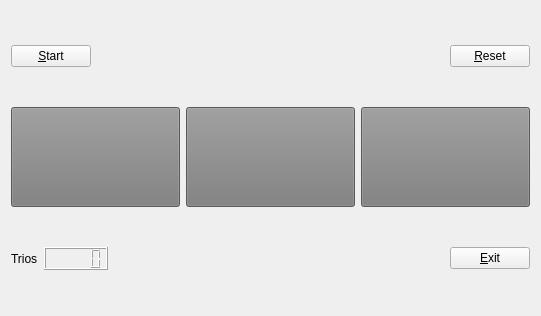
<?xml version="1.0" encoding="UTF-8"?>
<ui version="4.0">
 <class>MyForm</class>
 <widget class="QWidget" name="MyForm">
  <property name="geometry">
   <rect>
    <x>0</x>
    <y>0</y>
    <width>541</width>
    <height>316</height>
   </rect>
  </property>
  <property name="windowTitle">
   <string>Atzar</string>
  </property>
  <layout class="QVBoxLayout" name="verticalLayout">
   <item>
    <layout class="QHBoxLayout" name="horizontalLayout_4">
     <item>
      <widget class="MyPushButton" name="start">
       <property name="text">
        <string>&amp;Start</string>
       </property>
      </widget>
     </item>
     <item>
      <spacer name="horizontalSpacer_2">
       <property name="orientation">
        <enum>Qt::Horizontal</enum>
       </property>
       <property name="sizeHint" stdset="0">
        <size>
         <width>40</width>
         <height>20</height>
        </size>
       </property>
      </spacer>
     </item>
     <item>
      <widget class="MyPushButton" name="reset">
       <property name="text">
        <string>&amp;Reset</string>
       </property>
      </widget>
     </item>
    </layout>
   </item>
   <item>
    <layout class="QHBoxLayout" name="horizontalLayout_3">
     <item>
      <widget class="MyPushButton" name="rectangle_1">
       <property name="minimumSize">
        <size>
         <width>0</width>
         <height>100</height>
        </size>
       </property>
       <property name="styleSheet">
        <string notr="true">background-color: rgb(124,124,124)</string>
       </property>
       <property name="text">
        <string/>
       </property>
      </widget>
     </item>
     <item>
      <widget class="MyPushButton" name="rectangle_2">
       <property name="minimumSize">
        <size>
         <width>0</width>
         <height>100</height>
        </size>
       </property>
       <property name="styleSheet">
        <string notr="true">background-color: rgb(124,124,124)</string>
       </property>
       <property name="text">
        <string/>
       </property>
      </widget>
     </item>
     <item>
      <widget class="MyPushButton" name="rectangle_3">
       <property name="minimumSize">
        <size>
         <width>0</width>
         <height>100</height>
        </size>
       </property>
       <property name="styleSheet">
        <string notr="true">background-color: rgb(124,124,124)</string>
       </property>
       <property name="text">
        <string/>
       </property>
      </widget>
     </item>
    </layout>
   </item>
   <item>
    <layout class="QHBoxLayout" name="horizontalLayout_2">
     <item>
      <layout class="QHBoxLayout" name="horizontalLayout">
       <item>
        <widget class="QLabel" name="label">
         <property name="text">
          <string>Trios</string>
         </property>
        </widget>
       </item>
       <item>
        <widget class="QLCDNumber" name="lcdNumber"/>
       </item>
      </layout>
     </item>
     <item>
      <spacer name="horizontalSpacer">
       <property name="orientation">
        <enum>Qt::Horizontal</enum>
       </property>
       <property name="sizeHint" stdset="0">
        <size>
         <width>40</width>
         <height>20</height>
        </size>
       </property>
      </spacer>
     </item>
     <item>
      <widget class="QPushButton" name="exit">
       <property name="text">
        <string>&amp;Exit</string>
       </property>
      </widget>
     </item>
    </layout>
   </item>
  </layout>
 </widget>
 <customwidgets>
  <customwidget>
   <class>MyPushButton</class>
   <extends>QPushButton</extends>
   <header>MyPushButton.h</header>
   <slots>
    <signal>pinta()</signal>
    <signal>set(int)</signal>
    <slot>tractar_rectangle()</slot>
    <slot>canviar_color_gris()</slot>
    <slot>canviar_color_rec()</slot>
    <slot>tractar_reset()</slot>
   </slots>
  </customwidget>
 </customwidgets>
 <resources/>
 <connections>
  <connection>
   <sender>exit</sender>
   <signal>clicked()</signal>
   <receiver>MyForm</receiver>
   <slot>close()</slot>
   <hints>
    <hint type="sourcelabel">
     <x>514</x>
     <y>272</y>
    </hint>
    <hint type="destinationlabel">
     <x>199</x>
     <y>149</y>
    </hint>
   </hints>
  </connection>
  <connection>
   <sender>rectangle_1</sender>
   <signal>clicked()</signal>
   <receiver>rectangle_1</receiver>
   <slot>tractar_rectangle()</slot>
   <hints>
    <hint type="sourcelabel">
     <x>42</x>
     <y>132</y>
    </hint>
    <hint type="destinationlabel">
     <x>91</x>
     <y>128</y>
    </hint>
   </hints>
  </connection>
  <connection>
   <sender>rectangle_1</sender>
   <signal>set(int)</signal>
   <receiver>lcdNumber</receiver>
   <slot>display(int)</slot>
   <hints>
    <hint type="sourcelabel">
     <x>93</x>
     <y>164</y>
    </hint>
    <hint type="destinationlabel">
     <x>94</x>
     <y>220</y>
    </hint>
   </hints>
  </connection>
  <connection>
   <sender>rectangle_2</sender>
   <signal>clicked()</signal>
   <receiver>rectangle_2</receiver>
   <slot>tractar_rectangle()</slot>
   <hints>
    <hint type="sourcelabel">
     <x>226</x>
     <y>147</y>
    </hint>
    <hint type="destinationlabel">
     <x>226</x>
     <y>109</y>
    </hint>
   </hints>
  </connection>
  <connection>
   <sender>rectangle_2</sender>
   <signal>set(int)</signal>
   <receiver>lcdNumber</receiver>
   <slot>display(int)</slot>
   <hints>
    <hint type="sourcelabel">
     <x>190</x>
     <y>172</y>
    </hint>
    <hint type="destinationlabel">
     <x>108</x>
     <y>232</y>
    </hint>
   </hints>
  </connection>
  <connection>
   <sender>rectangle_3</sender>
   <signal>clicked()</signal>
   <receiver>rectangle_3</receiver>
   <slot>tractar_rectangle()</slot>
   <hints>
    <hint type="sourcelabel">
     <x>423</x>
     <y>157</y>
    </hint>
    <hint type="destinationlabel">
     <x>365</x>
     <y>135</y>
    </hint>
   </hints>
  </connection>
  <connection>
   <sender>rectangle_3</sender>
   <signal>set(int)</signal>
   <receiver>lcdNumber</receiver>
   <slot>display(int)</slot>
   <hints>
    <hint type="sourcelabel">
     <x>397</x>
     <y>169</y>
    </hint>
    <hint type="destinationlabel">
     <x>101</x>
     <y>232</y>
    </hint>
   </hints>
  </connection>
  <connection>
   <sender>rectangle_1</sender>
   <signal>pinta()</signal>
   <receiver>rectangle_1</receiver>
   <slot>canviar_color_rec()</slot>
   <hints>
    <hint type="sourcelabel">
     <x>33</x>
     <y>150</y>
    </hint>
    <hint type="destinationlabel">
     <x>105</x>
     <y>125</y>
    </hint>
   </hints>
  </connection>
  <connection>
   <sender>rectangle_2</sender>
   <signal>pinta()</signal>
   <receiver>rectangle_2</receiver>
   <slot>canviar_color_rec()</slot>
   <hints>
    <hint type="sourcelabel">
     <x>206</x>
     <y>123</y>
    </hint>
    <hint type="destinationlabel">
     <x>217</x>
     <y>128</y>
    </hint>
   </hints>
  </connection>
  <connection>
   <sender>rectangle_3</sender>
   <signal>pinta()</signal>
   <receiver>rectangle_3</receiver>
   <slot>canviar_color_rec()</slot>
   <hints>
    <hint type="sourcelabel">
     <x>372</x>
     <y>129</y>
    </hint>
    <hint type="destinationlabel">
     <x>440</x>
     <y>134</y>
    </hint>
   </hints>
  </connection>
  <connection>
   <sender>start</sender>
   <signal>clicked()</signal>
   <receiver>start</receiver>
   <slot>tractar_rectangle()</slot>
   <hints>
    <hint type="sourcelabel">
     <x>55</x>
     <y>51</y>
    </hint>
    <hint type="destinationlabel">
     <x>59</x>
     <y>46</y>
    </hint>
   </hints>
  </connection>
  <connection>
   <sender>start</sender>
   <signal>pinta()</signal>
   <receiver>rectangle_1</receiver>
   <slot>canviar_color_rec()</slot>
   <hints>
    <hint type="sourcelabel">
     <x>89</x>
     <y>52</y>
    </hint>
    <hint type="destinationlabel">
     <x>94</x>
     <y>133</y>
    </hint>
   </hints>
  </connection>
  <connection>
   <sender>start</sender>
   <signal>pinta()</signal>
   <receiver>rectangle_2</receiver>
   <slot>canviar_color_rec()</slot>
   <hints>
    <hint type="sourcelabel">
     <x>89</x>
     <y>66</y>
    </hint>
    <hint type="destinationlabel">
     <x>201</x>
     <y>118</y>
    </hint>
   </hints>
  </connection>
  <connection>
   <sender>start</sender>
   <signal>pinta()</signal>
   <receiver>rectangle_3</receiver>
   <slot>canviar_color_rec()</slot>
   <hints>
    <hint type="sourcelabel">
     <x>73</x>
     <y>53</y>
    </hint>
    <hint type="destinationlabel">
     <x>417</x>
     <y>123</y>
    </hint>
   </hints>
  </connection>
  <connection>
   <sender>start</sender>
   <signal>set(int)</signal>
   <receiver>lcdNumber</receiver>
   <slot>display(int)</slot>
   <hints>
    <hint type="sourcelabel">
     <x>68</x>
     <y>55</y>
    </hint>
    <hint type="destinationlabel">
     <x>109</x>
     <y>226</y>
    </hint>
   </hints>
  </connection>
  <connection>
   <sender>reset</sender>
   <signal>clicked()</signal>
   <receiver>reset</receiver>
   <slot>tractar_reset()</slot>
   <hints>
    <hint type="sourcelabel">
     <x>495</x>
     <y>50</y>
    </hint>
    <hint type="destinationlabel">
     <x>516</x>
     <y>46</y>
    </hint>
   </hints>
  </connection>
  <connection>
   <sender>reset</sender>
   <signal>clicked()</signal>
   <receiver>rectangle_1</receiver>
   <slot>canviar_color_gris()</slot>
   <hints>
    <hint type="sourcelabel">
     <x>470</x>
     <y>58</y>
    </hint>
    <hint type="destinationlabel">
     <x>94</x>
     <y>130</y>
    </hint>
   </hints>
  </connection>
  <connection>
   <sender>reset</sender>
   <signal>clicked()</signal>
   <receiver>rectangle_2</receiver>
   <slot>canviar_color_gris()</slot>
   <hints>
    <hint type="sourcelabel">
     <x>480</x>
     <y>60</y>
    </hint>
    <hint type="destinationlabel">
     <x>205</x>
     <y>115</y>
    </hint>
   </hints>
  </connection>
  <connection>
   <sender>reset</sender>
   <signal>clicked()</signal>
   <receiver>rectangle_3</receiver>
   <slot>canviar_color_gris()</slot>
   <hints>
    <hint type="sourcelabel">
     <x>515</x>
     <y>50</y>
    </hint>
    <hint type="destinationlabel">
     <x>425</x>
     <y>126</y>
    </hint>
   </hints>
  </connection>
  <connection>
   <sender>reset</sender>
   <signal>set(int)</signal>
   <receiver>lcdNumber</receiver>
   <slot>display(int)</slot>
   <hints>
    <hint type="sourcelabel">
     <x>503</x>
     <y>56</y>
    </hint>
    <hint type="destinationlabel">
     <x>111</x>
     <y>234</y>
    </hint>
   </hints>
  </connection>
 </connections>
</ui>
